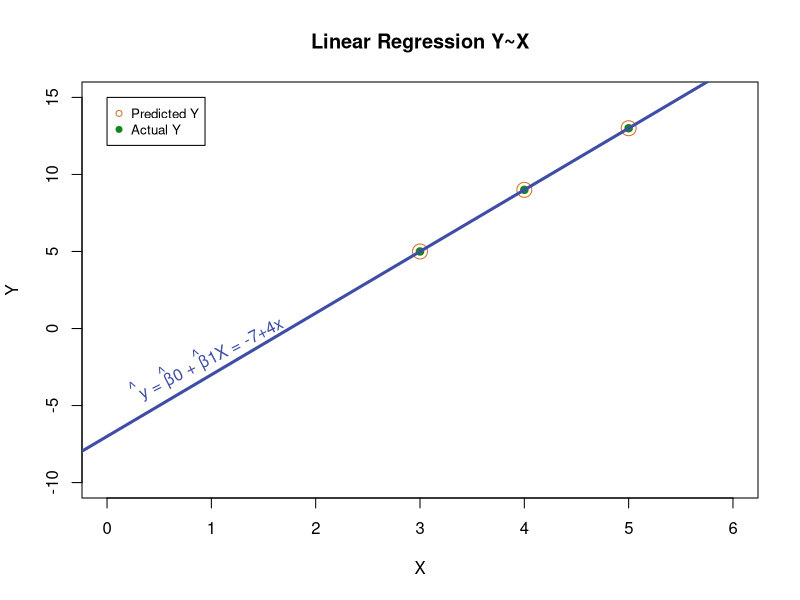

Recreate this plot in R.
## ---- chunk 1
knitr::opts_chunk$set(echo = TRUE)
## ---- chunk 2
X <- matrix(c(3,4,5),nrow = 3)
X
## ---- chunk 3
Y <- matrix(c(5,9,13),nrow = 3)
Y
## ---- chunk 4
one_col <- rep(1,3)
X_1 <- matrix(rbind(one_col,c(3,4,5)),nrow = 3,byrow = TRUE)
X_1
## ---- chunk 5
B<-solve(t(X_1)%*%(X_1))%*%t(X_1)%*%Y
B
## ---- chunk 6
B0 = B[1]
B1 = B[2]
B0
B1
## ---- chunk 7
Y_Pred <-(B1*X+B0)
Res = Y-Y_Pred
Res
## ---- chunk 8
l_reg <- lm(formula = Y ~ X)
summary(l_reg)
## ---- chunk 9
# Scatter plot for X and Y
plot(main = 'Linear Regression Y~X',X,Y, xlim = c(0,6) , ylim = c(-10,15), pch=19, col="#13871c", cex=1)
# Predicted values for X with regression
Y_pred <- predict.lm(l_reg, newdata = list(x=X))
# Points with X and predicated vaues of Y
points(X, Y_pred, col="#d37024", cex=2)
# Linear regression line
abline(l_reg, col="#3f4da7", lwd=3)
legend(0,15, legend=c("Predicted Y", "Actual Y"),
       col=c("#d37024", "#13871c"), pch=c(1,19), cex=0.8)
text(x=1, y=-2, labels="y = β0 + β1X = -7+4x", col="#3f4da7",srt=27)
text(x=0.55, y=-2.75, labels="^     ^      ^", col="#3f4da7",srt=27)
